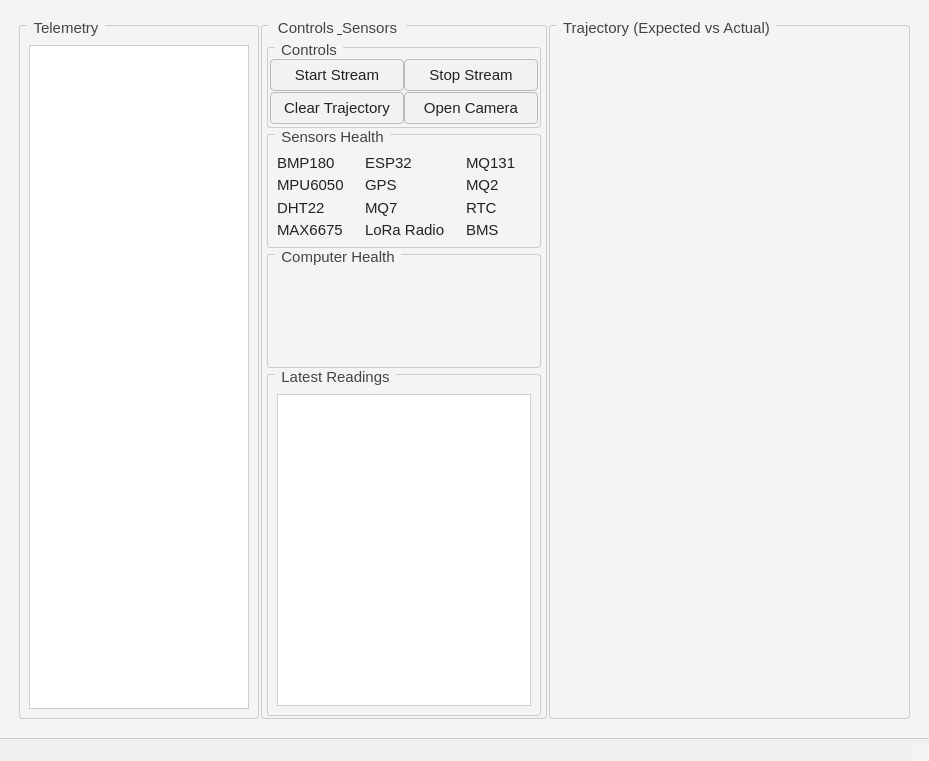
<?xml version="1.0" encoding="UTF-8"?>
<ui version="4.0">
 <class>MainWindow</class>
 <widget class="QMainWindow" name="MainWindow">
  <property name="geometry">
   <rect>
    <x>0</x>
    <y>0</y>
    <width>929</width>
    <height>761</height>
   </rect>
  </property>
  <property name="minimumSize">
   <size>
    <width>0</width>
    <height>600</height>
   </size>
  </property>
  <property name="windowTitle">
   <string>MainWindow</string>
  </property>
  <property name="styleSheet">
   <string notr="true">/* ============================================================
   GLOBAL UI THEME 
   ------------------------------------------------------------
   This theme keeps everything simple, modern, and consistent.
   Only well-chosen colors and spacing; no clutter.
   ============================================================ */


/* ===== ROOT WIDGET ===== */
QWidget {
    background-color: #f5f5f5;   /* soft grey background */
    color: #222;                 /* dark readable text */
    font-family: &quot;Segoe UI&quot;, Arial;
    font-size: 11pt;
}


/* ===== GROUP BOXES ===== */
QGroupBox {
    border: 1px solid #ccc;      /* subtle boundary */
    border-radius: 4px;
    margin-top: 8px;
    padding-top: 10px;
}

QGroupBox::title {
    color: #555;
    padding: 0 4px;
}


/* ===== TABLES ===== */
QTableWidget, QTableView {
    background: #fff;
    border: 1px solid #ccc;
    alternate-background-color: #f0f0f0;
    selection-background-color: #b7d5f0; 
    gridline-color: #ddd;
}

QHeaderView::section {
    background: #e6e6e6;
    border: 1px solid #ccc;
    padding: 4px;
}


/* ===== BUTTONS ===== */
QPushButton {
    background: #f2f2f2;
    border: 1px solid #bbb;
    border-radius: 4px;
    padding: 6px 12px;
}

QPushButton:hover { background: #e8e8e8; }
QPushButton:pressed { background: #dcdcdc; }
QPushButton:disabled {
    background: #eaeaea;
    color: #999;
}


/* ===== LABELS ===== */
QLabel {
    background: transparent;
    color: #222;
}

QLabel#titleLabel {
    font-weight: bold;
    color: #111;
}


/* ===== TEXT INPUTS ===== */
QLineEdit {
    background: #fff;
    border: 1px solid #ccc;
    border-radius: 3px;
    padding: 4px;
}

QLineEdit:focus {
    border-color: #4aa3ff;
}


/* ===== COMBO BOXES ===== */
QComboBox {
    background: #f2f2f2;
    border: 1px solid #bbb;
    border-radius: 3px;
    padding: 4px;
}

QComboBox:hover { background: #ebebeb; }
QComboBox QAbstractItemView {
    background: #fff;
    border: 1px solid #ccc;
    selection-background-color: #b7d5f0;
}


/* ===== SCROLLBARS ===== */
QScrollBar:vertical, QScrollBar:horizontal {
    background: #f0f0f0;
    border: none;
}

QScrollBar::handle:vertical, QScrollBar::handle:horizontal {
    background: #bbb;
    border-radius: 5px;
}

QScrollBar::handle:hover { background: #999; }


/* ===== MENU &amp; STATUS BAR ===== */
QMenuBar {
    background: #e8e8e8;
    border-bottom: 1px solid #ccc;
}

QMenuBar::item:selected {
    background: #b7d5f0;
}

QMenu {
    background: #fff;
    border: 1px solid #ccc;
}

QMenu::item:selected {
    background: #b7d5f0;
}

QStatusBar {
    background: #efefef;
    border-top: 1px solid #ccc;
}


/* ============================================================
   STATUS LED INDICATORS — Clean Circle Style
   ------------------------------------------------------------
   These widgets override QLabel rules and stay perfectly round.
   Controlled using the dynamic &quot;status&quot; property:
       inactive / ok / warning / error
   ============================================================ */

StatusLED {
    all: unset;                      /* reset inherited QLabel styling */
    min-width: 18px;
    min-height: 18px;
    max-width: 18px;
    max-height: 18px;
    border-radius: 9px;              /* perfect circle */
    background-color: transparent;
    border: 1px solid #aaa;          /* inactive */
}

/* color states */
StatusLED[status=&quot;ok&quot;]       { background-color: #4CAF50; border: none; }
StatusLED[status=&quot;warning&quot;]  { background-color: #FFC107; border: none; }
StatusLED[status=&quot;error&quot;]    { background-color: #F44336; border: none; }
StatusLED[status=&quot;inactive&quot;] { background-color: transparent; border: 1px solid #aaa; }
</string>
  </property>
  <property name="unifiedTitleAndToolBarOnMac">
   <bool>false</bool>
  </property>
  <widget class="QWidget" name="centralwidget">
   <property name="styleSheet">
    <string notr="true">/* ===== BASE WIDGET ===== */
QWidget {
    background-color: #f4f4f4;
    color: #222;
    font-family: &quot;Segoe UI&quot;, &quot;Arial&quot;;
    font-size: 11pt;
}

/* ===== GROUP BOXES ===== */
QGroupBox {
    border: 1px solid #ccc;
    margin-top: 6px;
    border-radius: 3px;
    padding-top: 10px;
}

QGroupBox::title {
    subcontrol-origin: margin;
    left: 8px;
    padding: 0 4px;
    color: #444;
}

/* ===== TABLES ===== */
QTableView, QTableWidget {
    gridline-color: #ddd;
    background: #ffffff;
    alternate-background-color: #f0f0f0;
    selection-background-color: #b7d5f0; 
    border: 1px solid #ccc;
}

QTableWidget::item, QTableView::item {
    padding: 4px;
}

QHeaderView::section {
    background: #e6e6e6;
    color: #333;
    padding: 3px;
    border: 1px solid #ccc;
}

/* ===== BUTTONS ===== */
QPushButton {
    background: #f2f2f2;
    border: 1px solid #bbb;
    border-radius: 4px;
    padding: 6px 12px;
    color: #222;
}

QPushButton:hover {
    background: #e8e8e8;
}

QPushButton:pressed {
    background: #dcdcdc;
}

QPushButton:disabled {
    background: #eeeeee;
    color: #999;
    border: 1px solid #ddd;
}

/* ===== SENSOR HEALTH INDICATORS ===== */
QLabel.health-dot {
    min-width: 20px;
    max-width: 20px;
    min-height: 20px;
    max-height: 20px;
    border-radius: 7px;
    margin: 0px 3px;
}

/* Green - Working */
QLabel#healthGreen {
    background-color: #4CAF50;
    border: none;
    min-width: 14px;
    max-width: 14px;
    min-height: 14px;
    max-height: 14px;
    border-radius: 7px;
}

/* Red - Error */
QLabel#healthRed {
    background-color: #f44336;
    border: none;
    min-width: 14px;
    max-width: 14px;
    min-height: 14px;
    max-height: 14px;
    border-radius: 7px;
}

/* Transparent - Inactive/Not Working */
QLabel#healthInactive {
    background-color: transparent;
    border: 1px solid #aaa;
    min-width: 14px;
    max-width: 14px;
    min-height: 14px;
    max-height: 14px;
    border-radius: 7px;
}

/* Sensor name labels */
QLabel.sensor-name {
    color: #555;
    font-size: 10pt;
    padding: 0px 3px;
}

/* ===== PROGRESS BARS (CPU/Memory) ===== */
QProgressBar {
    border: 1px solid #ccc;
    border-radius: 3px;
    background: #ffffff;
    text-align: center;
    color: #333;
    height: 22px;
}

QProgressBar::chunk {
    background-color: #4aa3ff;
    border-radius: 2px;
}

/* ===== LABELS ===== */
QLabel {
    color: #222;
    background: transparent;
}

QLabel#parameterLabel {
    color: #666;
}

QLabel#valueLabel {
    color: #111;
}

QLabel#titleLabel {
    color: #111;
    font-weight: bold;
}

/* ===== PLOT/CHART WIDGETS ===== */
QWidget#plotWidget {
    background-color: #ffffff;
    border: 1px solid #ccc;
    border-radius: 3px;
}

/* ===== CAMERA PREVIEW ===== */
QLabel#cameraPreview {
    background-color: #ffffff;
    border: 1px solid #ccc;
    border-radius: 3px;
}

/* ===== SCROLLBAR ===== */
QScrollBar:vertical {
    border: none;
    background: #f0f0f0;
    width: 10px;
    margin: 0px;
}

QScrollBar::handle:vertical {
    background: #bbb;
    min-height: 20px;
    border-radius: 5px;
}

QScrollBar::handle:vertical:hover {
    background: #999;
}

QScrollBar::add-line:vertical,
QScrollBar::sub-line:vertical {
    height: 0px;
}

QScrollBar:horizontal {
    border: none;
    background: #f0f0f0;
    height: 10px;
    margin: 0px;
}

QScrollBar::handle:horizontal {
    background: #bbb;
    min-width: 20px;
    border-radius: 5px;
}

QScrollBar::handle:horizontal:hover {
    background: #999;
}

/* ===== LINE EDIT ===== */
QLineEdit {
    background: #ffffff;
    border: 1px solid #ccc;
    border-radius: 3px;
    padding: 4px;
    color: #222;
    selection-background-color: #b7d5f0;
}

QLineEdit:focus {
    border: 1px solid #4aa3ff;
}

/* ===== COMBO BOX ===== */
QComboBox {
    background: #f2f2f2;
    border: 1px solid #bbb;
    border-radius: 3px;
    padding: 4px;
    color: #222;
}

QComboBox:hover {
    background: #ebebeb;
}

QComboBox::drop-down {
    border: none;
    width: 20px;
}

QComboBox QAbstractItemView {
    background: #ffffff;
    border: 1px solid #ccc;
    selection-background-color: #b7d5f0;
    color: #222;
}

/* ===== SPLITTER ===== */
QSplitter::handle {
    background: #ccc;
}

QSplitter::handle:horizontal {
    width: 2px;
}

QSplitter::handle:vertical {
    height: 2px;
}

QSplitter::handle:hover {
    background: #bbb;
}

/* ===== TOOLTIP ===== */
QToolTip {
    background: #f2f2f2;
    border: 1px solid #999;
    color: #222;
    padding: 4px;
    border-radius: 3px;
}

/* ===== MENU BAR ===== */
QMenuBar {
    background: #e8e8e8;
    color: #222;
    border-bottom: 1px solid #ccc;
}

QMenuBar::item:selected {
    background: #b7d5f0;
}

QMenu {
    background: #ffffff;
    border: 1px solid #ccc;
    color: #222;
}

QMenu::item:selected {
    background: #b7d5f0;
}

/* ===== STATUS BAR ===== */
QStatusBar {
    background: #f0f0f0;
    color: #666;
    border-top: 1px solid #ccc;
}

/* ===== PROTECT CUSTOM StatusLED FROM GENERIC QLabel RULES ===== */

StatusLED {
    all: unset;
    min-width: 18px;
    min-height: 18px;
    max-width: 18px;
    max-height: 18px;
    border-radius: 9px;
    background-color: transparent;
    border: 1px solid #aaa;
}
</string>
   </property>
   <layout class="QVBoxLayout" name="verticalLayout">
    <item>
     <layout class="QHBoxLayout" name="horizontalLayout_main" stretch="2,2,3">
      <property name="spacing">
       <number>2</number>
      </property>
      <property name="leftMargin">
       <number>10</number>
      </property>
      <property name="topMargin">
       <number>10</number>
      </property>
      <property name="rightMargin">
       <number>10</number>
      </property>
      <property name="bottomMargin">
       <number>10</number>
      </property>
      <item>
       <widget class="QGroupBox" name="telemetryGroup">
        <property name="mouseTracking">
         <bool>false</bool>
        </property>
        <property name="tabletTracking">
         <bool>false</bool>
        </property>
        <property name="styleSheet">
         <string notr="true"/>
        </property>
        <property name="title">
         <string>Telemetry</string>
        </property>
        <layout class="QVBoxLayout" name="verticalLayout_2">
         <item>
          <widget class="QTableView" name="telemetryTable">
           <property name="styleSheet">
            <string notr="true"/>
           </property>
           <property name="sizeAdjustPolicy">
            <enum>QAbstractScrollArea::SizeAdjustPolicy::AdjustToContentsOnFirstShow</enum>
           </property>
           <property name="alternatingRowColors">
            <bool>true</bool>
           </property>
           <property name="sortingEnabled">
            <bool>true</bool>
           </property>
          </widget>
         </item>
        </layout>
       </widget>
      </item>
      <item>
       <widget class="QGroupBox" name="controlWidgetGroup">
        <property name="title">
         <string>Controls &amp; Sensors</string>
        </property>
        <property name="flat">
         <bool>false</bool>
        </property>
        <layout class="QVBoxLayout" name="verticalLayout_3" stretch="1,2,1,4">
         <property name="spacing">
          <number>0</number>
         </property>
         <property name="leftMargin">
          <number>5</number>
         </property>
         <property name="topMargin">
          <number>5</number>
         </property>
         <property name="rightMargin">
          <number>5</number>
         </property>
         <property name="bottomMargin">
          <number>2</number>
         </property>
         <item>
          <widget class="QGroupBox" name="controlsGroup">
           <property name="maximumSize">
            <size>
             <width>16777215</width>
             <height>100</height>
            </size>
           </property>
           <property name="title">
            <string>Controls</string>
           </property>
           <layout class="QGridLayout" name="gridLayout" rowstretch="0,0" columnstretch="0,0">
            <property name="leftMargin">
             <number>2</number>
            </property>
            <property name="topMargin">
             <number>0</number>
            </property>
            <property name="rightMargin">
             <number>2</number>
            </property>
            <property name="bottomMargin">
             <number>0</number>
            </property>
            <property name="spacing">
             <number>0</number>
            </property>
            <item row="0" column="0">
             <widget class="QPushButton" name="startButton">
              <property name="text">
               <string>Start Stream</string>
              </property>
             </widget>
            </item>
            <item row="0" column="1">
             <widget class="QPushButton" name="stopButton">
              <property name="text">
               <string>Stop Stream</string>
              </property>
             </widget>
            </item>
            <item row="1" column="0">
             <widget class="QPushButton" name="clearButton">
              <property name="text">
               <string>Clear Trajectory</string>
              </property>
             </widget>
            </item>
            <item row="1" column="1">
             <widget class="QPushButton" name="cameraButton">
              <property name="text">
               <string>Open Camera</string>
              </property>
             </widget>
            </item>
           </layout>
          </widget>
         </item>
         <item>
          <widget class="QGroupBox" name="sensorsHealthGroup">
           <property name="sizePolicy">
            <sizepolicy hsizetype="Expanding" vsizetype="Expanding">
             <horstretch>0</horstretch>
             <verstretch>0</verstretch>
            </sizepolicy>
           </property>
           <property name="maximumSize">
            <size>
             <width>16777215</width>
             <height>120</height>
            </size>
           </property>
           <property name="styleSheet">
            <string notr="true">/* ==== UNIVERSAL STATUS LED STYLE ==== */

/* Base circle — applied to all indicators */
StatusLED, *[objectName$=&quot;Indicator&quot;] {
    min-width: 18px;
    min-height: 18px;
    max-width: 18px;
    max-height: 18px;

     border-radius: 9px;     /* circular shape */
     background-color: transparent; 
     border: 1px solid #aaa;  /* default inactive */
     margin: 0; 
     padding: 0;
}

/* 🟢 OK */
StatusLED[status=&quot;ok&quot;], *[objectName$=&quot;Indicator&quot;][status=&quot;ok&quot;] {
    background-color: #4CAF50;
    border: none;
}

/* 🟠 WARNING */
StatusLED[status=&quot;warning&quot;], *[objectName$=&quot;Indicator&quot;][status=&quot;warning&quot;] {
    background-color: #FFC107;
    border: none;
}

/* 🔴 ERROR */
StatusLED[status=&quot;error&quot;], *[objectName$=&quot;Indicator&quot;][status=&quot;error&quot;] {
    background-color: #F44336;
    border: none;
}

/* ⚪ INACTIVE */
StatusLED[status=&quot;inactive&quot;], *[objectName$=&quot;Indicator&quot;][status=&quot;inactive&quot;] {
    background-color: transparent;
    border: 1px solid #aaa;
}


</string>
           </property>
           <property name="title">
            <string>Sensors Health</string>
           </property>
           <property name="alignment">
            <set>Qt::AlignmentFlag::AlignCenter</set>
           </property>
           <layout class="QGridLayout" name="gridLayout_2">
            <item row="1" column="0">
             <widget class="QLabel" name="mpu6050Label">
              <property name="text">
               <string>MPU6050</string>
              </property>
             </widget>
            </item>
            <item row="0" column="5">
             <widget class="StatusLED" name="mq131Indicator">
              <property name="sizePolicy">
               <sizepolicy hsizetype="Fixed" vsizetype="Fixed">
                <horstretch>0</horstretch>
                <verstretch>0</verstretch>
               </sizepolicy>
              </property>
              <property name="styleSheet">
               <string notr="true"/>
              </property>
              <property name="text">
               <string/>
              </property>
              <property name="alignment">
               <set>Qt::AlignmentFlag::AlignCenter</set>
              </property>
              <property name="status" stdset="0">
               <string>inactive</string>
              </property>
             </widget>
            </item>
            <item row="2" column="2">
             <widget class="QLabel" name="mq7Label">
              <property name="text">
               <string>MQ7</string>
              </property>
             </widget>
            </item>
            <item row="3" column="3" alignment="Qt::AlignmentFlag::AlignHCenter">
             <widget class="StatusLED" name="loRaIndicator">
              <property name="sizePolicy">
               <sizepolicy hsizetype="Fixed" vsizetype="Fixed">
                <horstretch>0</horstretch>
                <verstretch>0</verstretch>
               </sizepolicy>
              </property>
              <property name="text">
               <string/>
              </property>
              <property name="alignment">
               <set>Qt::AlignmentFlag::AlignCenter</set>
              </property>
              <property name="status" stdset="0">
               <string>inactive</string>
              </property>
             </widget>
            </item>
            <item row="1" column="1" alignment="Qt::AlignmentFlag::AlignHCenter">
             <widget class="StatusLED" name="mpu6050Indicator">
              <property name="sizePolicy">
               <sizepolicy hsizetype="Fixed" vsizetype="Fixed">
                <horstretch>0</horstretch>
                <verstretch>0</verstretch>
               </sizepolicy>
              </property>
              <property name="styleSheet">
               <string notr="true"/>
              </property>
              <property name="text">
               <string/>
              </property>
              <property name="alignment">
               <set>Qt::AlignmentFlag::AlignCenter</set>
              </property>
              <property name="status" stdset="0">
               <string>inactive</string>
              </property>
             </widget>
            </item>
            <item row="1" column="2">
             <widget class="QLabel" name="gpsLabel">
              <property name="text">
               <string>GPS</string>
              </property>
             </widget>
            </item>
            <item row="0" column="1">
             <widget class="StatusLED" name="bmp180Indicator">
              <property name="sizePolicy">
               <sizepolicy hsizetype="Fixed" vsizetype="Fixed">
                <horstretch>0</horstretch>
                <verstretch>0</verstretch>
               </sizepolicy>
              </property>
              <property name="styleSheet">
               <string notr="true"/>
              </property>
              <property name="text">
               <string/>
              </property>
              <property name="alignment">
               <set>Qt::AlignmentFlag::AlignCenter</set>
              </property>
              <property name="status" stdset="0">
               <string>inactive</string>
              </property>
             </widget>
            </item>
            <item row="3" column="4">
             <widget class="QLabel" name="bmsLabel">
              <property name="text">
               <string>BMS</string>
              </property>
             </widget>
            </item>
            <item row="3" column="1">
             <widget class="StatusLED" name="max6675Indicator">
              <property name="sizePolicy">
               <sizepolicy hsizetype="Fixed" vsizetype="Fixed">
                <horstretch>0</horstretch>
                <verstretch>0</verstretch>
               </sizepolicy>
              </property>
              <property name="text">
               <string/>
              </property>
              <property name="alignment">
               <set>Qt::AlignmentFlag::AlignCenter</set>
              </property>
              <property name="status" stdset="0">
               <string>inactive</string>
              </property>
             </widget>
            </item>
            <item row="3" column="5">
             <widget class="StatusLED" name="bmsIndicator">
              <property name="sizePolicy">
               <sizepolicy hsizetype="Fixed" vsizetype="Fixed">
                <horstretch>0</horstretch>
                <verstretch>0</verstretch>
               </sizepolicy>
              </property>
              <property name="text">
               <string/>
              </property>
              <property name="alignment">
               <set>Qt::AlignmentFlag::AlignCenter</set>
              </property>
              <property name="status" stdset="0">
               <string>inactive</string>
              </property>
             </widget>
            </item>
            <item row="3" column="0">
             <widget class="QLabel" name="max6675Label">
              <property name="text">
               <string>MAX6675</string>
              </property>
             </widget>
            </item>
            <item row="2" column="5" alignment="Qt::AlignmentFlag::AlignHCenter|Qt::AlignmentFlag::AlignVCenter">
             <widget class="StatusLED" name="rtcIndicator">
              <property name="sizePolicy">
               <sizepolicy hsizetype="Fixed" vsizetype="Fixed">
                <horstretch>0</horstretch>
                <verstretch>0</verstretch>
               </sizepolicy>
              </property>
              <property name="styleSheet">
               <string notr="true"/>
              </property>
              <property name="text">
               <string/>
              </property>
              <property name="alignment">
               <set>Qt::AlignmentFlag::AlignCenter</set>
              </property>
              <property name="status" stdset="0">
               <string>inactive</string>
              </property>
             </widget>
            </item>
            <item row="2" column="1">
             <widget class="StatusLED" name="dht22Indicator">
              <property name="sizePolicy">
               <sizepolicy hsizetype="Fixed" vsizetype="Fixed">
                <horstretch>0</horstretch>
                <verstretch>0</verstretch>
               </sizepolicy>
              </property>
              <property name="styleSheet">
               <string notr="true"/>
              </property>
              <property name="text">
               <string/>
              </property>
              <property name="alignment">
               <set>Qt::AlignmentFlag::AlignCenter</set>
              </property>
              <property name="status" stdset="0">
               <string>inactive</string>
              </property>
             </widget>
            </item>
            <item row="1" column="4">
             <widget class="QLabel" name="mq2Label">
              <property name="text">
               <string>MQ2</string>
              </property>
             </widget>
            </item>
            <item row="0" column="2">
             <widget class="QLabel" name="esp32Label">
              <property name="text">
               <string>ESP32</string>
              </property>
             </widget>
            </item>
            <item row="0" column="3">
             <widget class="StatusLED" name="esp32Indicator">
              <property name="sizePolicy">
               <sizepolicy hsizetype="Fixed" vsizetype="Fixed">
                <horstretch>0</horstretch>
                <verstretch>0</verstretch>
               </sizepolicy>
              </property>
              <property name="styleSheet">
               <string notr="true"/>
              </property>
              <property name="text">
               <string/>
              </property>
              <property name="alignment">
               <set>Qt::AlignmentFlag::AlignCenter</set>
              </property>
              <property name="status" stdset="0">
               <string>inactive</string>
              </property>
             </widget>
            </item>
            <item row="2" column="3">
             <widget class="StatusLED" name="mq7Indicator">
              <property name="sizePolicy">
               <sizepolicy hsizetype="Fixed" vsizetype="Fixed">
                <horstretch>0</horstretch>
                <verstretch>0</verstretch>
               </sizepolicy>
              </property>
              <property name="styleSheet">
               <string notr="true"/>
              </property>
              <property name="text">
               <string/>
              </property>
              <property name="alignment">
               <set>Qt::AlignmentFlag::AlignCenter</set>
              </property>
              <property name="status" stdset="0">
               <string>inactive</string>
              </property>
             </widget>
            </item>
            <item row="1" column="3">
             <widget class="StatusLED" name="gpsIndicator">
              <property name="sizePolicy">
               <sizepolicy hsizetype="Fixed" vsizetype="Fixed">
                <horstretch>0</horstretch>
                <verstretch>0</verstretch>
               </sizepolicy>
              </property>
              <property name="styleSheet">
               <string notr="true"/>
              </property>
              <property name="text">
               <string/>
              </property>
              <property name="alignment">
               <set>Qt::AlignmentFlag::AlignCenter</set>
              </property>
              <property name="status" stdset="0">
               <string>inactive</string>
              </property>
             </widget>
            </item>
            <item row="2" column="0">
             <widget class="QLabel" name="dht22Label">
              <property name="text">
               <string>DHT22</string>
              </property>
             </widget>
            </item>
            <item row="0" column="0">
             <widget class="QLabel" name="bmp180Label">
              <property name="text">
               <string>BMP180</string>
              </property>
             </widget>
            </item>
            <item row="2" column="4">
             <widget class="QLabel" name="rtcLabel">
              <property name="text">
               <string>RTC</string>
              </property>
             </widget>
            </item>
            <item row="3" column="2">
             <widget class="QLabel" name="loRaLabel">
              <property name="text">
               <string>LoRa Radio</string>
              </property>
             </widget>
            </item>
            <item row="1" column="5">
             <widget class="StatusLED" name="mq2Indicator">
              <property name="sizePolicy">
               <sizepolicy hsizetype="Fixed" vsizetype="Fixed">
                <horstretch>0</horstretch>
                <verstretch>0</verstretch>
               </sizepolicy>
              </property>
              <property name="styleSheet">
               <string notr="true"/>
              </property>
              <property name="text">
               <string/>
              </property>
              <property name="alignment">
               <set>Qt::AlignmentFlag::AlignCenter</set>
              </property>
              <property name="status" stdset="0">
               <string>inactive</string>
              </property>
             </widget>
            </item>
            <item row="0" column="4">
             <widget class="QLabel" name="mq131Label">
              <property name="text">
               <string>MQ131</string>
              </property>
             </widget>
            </item>
           </layout>
          </widget>
         </item>
         <item>
          <widget class="QGroupBox" name="computerHealthGroup">
           <property name="maximumSize">
            <size>
             <width>16777215</width>
             <height>120</height>
            </size>
           </property>
           <property name="title">
            <string>Computer Health</string>
           </property>
           <layout class="QHBoxLayout" name="horizontalLayout_3">
            <item>
             <layout class="QHBoxLayout" name="horizontalLayout_2">
              <property name="spacing">
               <number>20</number>
              </property>
              <property name="leftMargin">
               <number>8</number>
              </property>
              <property name="topMargin">
               <number>12</number>
              </property>
              <property name="rightMargin">
               <number>8</number>
              </property>
              <property name="bottomMargin">
               <number>8</number>
              </property>
              <item>
               <widget class="LinearGauge" name="cpuGaugeWidget" native="true">
                <property name="minimumSize">
                 <size>
                  <width>70</width>
                  <height>70</height>
                 </size>
                </property>
               </widget>
              </item>
              <item>
               <widget class="LinearGauge" name="memGaugeWidget" native="true">
                <property name="minimumSize">
                 <size>
                  <width>70</width>
                  <height>70</height>
                 </size>
                </property>
               </widget>
              </item>
             </layout>
            </item>
           </layout>
          </widget>
         </item>
         <item>
          <widget class="QGroupBox" name="latestReadingsGroup">
           <property name="sizePolicy">
            <sizepolicy hsizetype="Preferred" vsizetype="Expanding">
             <horstretch>0</horstretch>
             <verstretch>0</verstretch>
            </sizepolicy>
           </property>
           <property name="title">
            <string>Latest Readings</string>
           </property>
           <layout class="QVBoxLayout" name="verticalLayout_4">
            <item>
             <widget class="QTableView" name="latestReadingsTable">
              <property name="alternatingRowColors">
               <bool>true</bool>
              </property>
              <property name="sortingEnabled">
               <bool>true</bool>
              </property>
             </widget>
            </item>
           </layout>
          </widget>
         </item>
        </layout>
       </widget>
      </item>
      <item>
       <widget class="QGroupBox" name="trajectoryGroup">
        <property name="title">
         <string>Trajectory (Expected vs Actual)</string>
        </property>
        <layout class="QVBoxLayout" name="verticalLayout_5">
         <item>
          <widget class="TrajectoryCharts" name="trajectoryChartsWidget" native="true">
           <property name="sizePolicy">
            <sizepolicy hsizetype="Expanding" vsizetype="Expanding">
             <horstretch>0</horstretch>
             <verstretch>0</verstretch>
            </sizepolicy>
           </property>
           <property name="styleSheet">
            <string notr="true"/>
           </property>
          </widget>
         </item>
        </layout>
       </widget>
      </item>
     </layout>
    </item>
   </layout>
  </widget>
  <widget class="QMenuBar" name="menubar">
   <property name="geometry">
    <rect>
     <x>0</x>
     <y>0</y>
     <width>929</width>
     <height>33</height>
    </rect>
   </property>
  </widget>
  <widget class="QStatusBar" name="statusbar"/>
 </widget>
 <customwidgets>
  <customwidget>
   <class>StatusLED</class>
   <extends>QLabel</extends>
   <header location="global">widgets.status_led</header>
  </customwidget>
  <customwidget>
   <class>TrajectoryCharts</class>
   <extends>QWidget</extends>
   <header location="global">widgets.charts</header>
   <container>1</container>
  </customwidget>
  <customwidget>
   <class>LinearGauge</class>
   <extends>QWidget</extends>
   <header location="global">widgets.gauge</header>
   <container>1</container>
  </customwidget>
 </customwidgets>
 <resources/>
 <connections/>
</ui>
